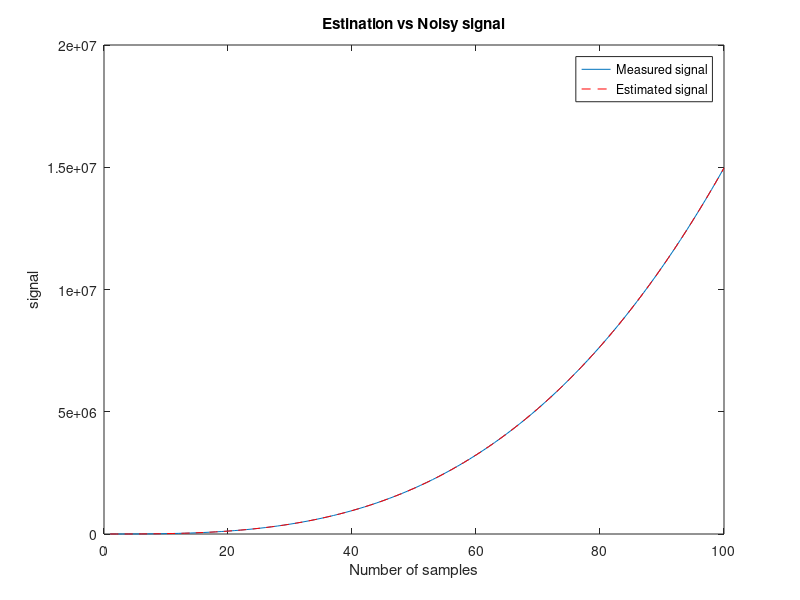

This chart was generated by the following MATLAB code:
clc;
clear;
close all;

% Load in the data and add gaussian noise
data = load("x.mat");

x = data.x + randn(100,1);
% Size of the signal
N = size(data.x);
N = N(1);


% %Create matrix H 5 elements
% % It's likely that we get a singular matrix
% for n = 1:1:N
%     H(n, :) = [1, n, n^2, n^3, n^4];
% end
% % Create matrix time
% for n = 1:1:N
%     t(n, :) = [1 n n^2 n^3 n^4];
% end


% TO avoid singularity we reduce the H dimension by 1
for n = 1:1:N
    H(n, :) = [1, n, n^2, n^3];
end

%Estimated Parameters
theta_hat = inv(H' * H) * H' * x;

%Create the matrix time
for n = 1:1:N
    t(n, :) = [1 n n^2 n^3];
end
% Estimate the signal
x_hat = t * theta_hat;

% x_hat(N, 1) = 0;
%Create the estimated signal
% for n = 1:1:N
%     x_hat(n, 1) = theta_hat(1) + theta_hat(2) * n + theta_hat(3) * n^2, theta_hat(4) * n^3
% end

% calculate mse to determine the accuaracy of the estimate
mean_square_error = immse(x_hat, x);

% Cause the number of datapoints is small, the estimated siganl might not
% be a good representaion of the actual signal

figure
plot(x)
hold on 
plot(x_hat, 'r--')
title("Estination vs Noisy signal")
xlabel("Number of samples")
ylabel("signal")
legend("Measured signal", "Estimated signal")